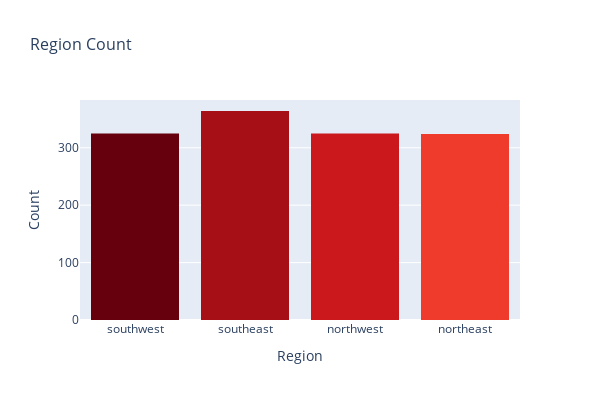

The notebook cell this image was saved under:
### Code cell
fig = px.histogram(df, x="region",
                   color="region",
                   title="Region Count",
                   width=600, height=400,
                   color_discrete_sequence=px.colors.sequential.Reds_r)

fig.update_layout(
    xaxis_title="Region",
    yaxis_title="Count",
    showlegend=False,
    title_font_size=16
)

fig.show()

### Figure 1 — Plotly figure (JSON) as saved in the notebook; plotly's stock layout.template omitted (floating-point values rounded to 4 significant figures; data arrays with more than 128 entries replaced by an {"elided": "..."} marker saying what was removed)
{"data": [{"bingroup": "x", "hovertemplate": "region=%{x}<br>count=%{y}<extra></extra>", "legendgroup": "southwest", "marker": {"color": "rgb(103,0,13)", "pattern": {"shape": ""}}, "name": "southwest", "orientation": "v", "showlegend": true, "type": "histogram", "x": {"elided": "325 str values"}, "xaxis": "x", "yaxis": "y"}, {"bingroup": "x", "hovertemplate": "region=%{x}<br>count=%{y}<extra></extra>", "legendgroup": "southeast", "marker": {"color": "rgb(165,15,21)", "pattern": {"shape": ""}}, "name": "southeast", "orientation": "v", "showlegend": true, "type": "histogram", "x": {"elided": "364 str values"}, "xaxis": "x", "yaxis": "y"}, {"bingroup": "x", "hovertemplate": "region=%{x}<br>count=%{y}<extra></extra>", "legendgroup": "northwest", "marker": {"color": "rgb(203,24,29)", "pattern": {"shape": ""}}, "name": "northwest", "orientation": "v", "showlegend": true, "type": "histogram", "x": {"elided": "325 str values"}, "xaxis": "x", "yaxis": "y"}, {"bingroup": "x", "hovertemplate": "region=%{x}<br>count=%{y}<extra></extra>", "legendgroup": "northeast", "marker": {"color": "rgb(239,59,44)", "pattern": {"shape": ""}}, "name": "northeast", "orientation": "v", "showlegend": true, "type": "histogram", "x": {"elided": "324 str values"}, "xaxis": "x", "yaxis": "y"}], "layout": {"barmode": "relative", "height": 400, "legend": {"title": {"text": "region"}, "tracegroupgap": 0}, "showlegend": false, "title": {"font": {"size": 16}, "text": "Region Count"}, "width": 600, "xaxis": {"anchor": "y", "categoryarray": ["southwest", "southeast", "northwest", "northeast"], "categoryorder": "array", "domain": [0, 1], "title": {"text": "Region"}}, "yaxis": {"anchor": "x", "domain": [0, 1], "title": {"text": "Count"}}}}
